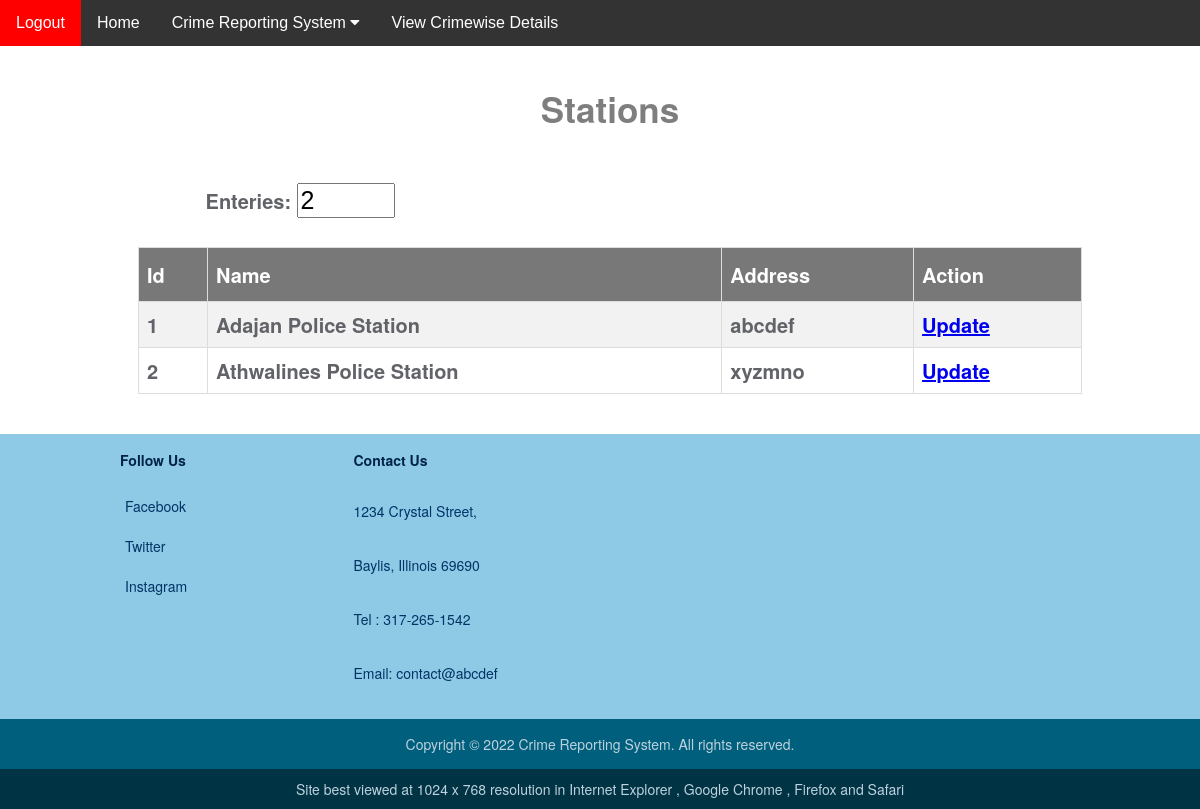
/manage_stations.php, run on the app's committed database.
### tables this page shows
CREATE TABLE `stations` (
  `id` int(11) NOT NULL,
  `name` text NOT NULL,
  `address` varchar(30) NOT NULL
);

### database.php (called while the page is built, shortened)
<?php
class Database
{
    private $connection;
	public function connect_db() {
		$this->connection = mysqli_connect('localhost', 'root', '', 'crime_reporting_system');
	}
	  public function viewstations() {
		$sql = "SELECT * FROM stations";
		$ress = mysqli_query($this->connection, $sql);
		if($ress)
		{
			$r = array();
			while($row = mysqli_fetch_array($ress))
			{
					$r[] = $row;
			}
			return $r;
		}
	}
	public function totalstations() {
		$sql = "SELECT * FROM stations";
		$ress = mysqli_query($this->connection, $sql);
		if($ress)
		{
			$r = mysqli_num_rows($ress);
			return $r;
		}
	}
}
$database = new Database();
?>

### manage_stations.php (the view, shortened to what this page needs)
<?php
include 'database.php';
$res = $database->viewstations();
$r = $database->totalstations();
?>
<!DOCTYPE html>
<html>
<head>
  <link rel="stylesheet" type="text/css" href="css/manage_stations.css">
</head>
<body>
  <?php
include 'top_bar.php';
 ?>
    <div class="stations">
        <br><br>
        <h2 align="center">Stations</h2>
      <br>
        <label>Enteries:</label>
        <input type="" name="totentries" style="font-size: 25px;" size="4" value="<?php echo $r; ?>">
        <br><br>
        <center>
         <section>
     	<table border="1" id="stations">
                <tr>
                	<th>Id</th>
                	<th>Name</th>
                	<th>Address</th>
                	<th>Action</th>
                </tr>
<?php
foreach($res as $r)
 {
?>
					<tr>
						<td><?php echo $r['id']; ?></td>
						<td><?php echo $r['name']; ?></td>
						<td><?php echo $r['address']; ?></td>
						<td><a href="updatestations.php?id=<?php echo $r['id']; ?>">Update</a>
            </td>
					</tr>
<?php
}
?>
</table>
</section>
</center>
</div>
</body>
</html>
<?php
include "footer.php";
?>

### css/manage_stations.css (style rules this page uses)
body { background-color: white; margin: 0px; }
.stations h2 { text-align: center; font-size: 35px; color: black; opacity: 0.5; padding-top: 20px; padding-bottom: 20px; margin: 0 auto; }
.stations { color: #616368; position: relative; top: -40px; margin-left: 35%; font-size: 20px; font-weight: 600; font-family: verdana, "Helvetica Neue", Helvetica, Arial, sans-serif; font-weight: bold; margin-left: 20px; }
table { font-family: verdana, "Helvetica Neue", Helvetica, Arial, sans-serif; border-collapse: collapse; width: 80%; }
#stations td, #stations th { border: 1px solid #ddd; padding: 8px; }
#stations tr:nth-child(even) { background-color: #f2f2f2; }
#stations th { padding-top: 12px; padding-bottom: 12px; text-align: left; background-color: rgb(120,120,120); color: white; }

### css/footer.css (style rules this page uses)
body { margin: 0px; }

### data on the page
stations: id "1", name "Adajan Police Station", address "abcdef"
stations: id "2", name "Athwalines Police Station", address "xyzmno"
